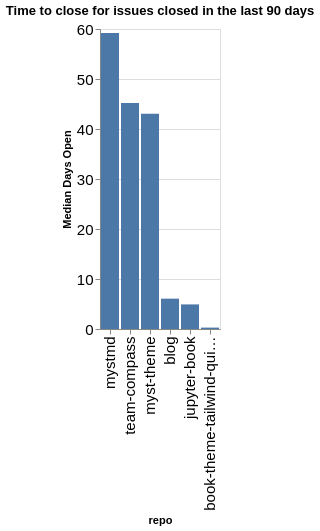

This figure's notebook cell:
### Code cell
time_open = closed.groupby(['org', 'repo']).agg({'time_open': 'median'}).reset_index()
time_open['time_open'] = time_open['time_open'] / (60 * 60 * 24)
time_open['org/repo'] = time_open.apply(lambda a: a['org'] + '/' + a['repo'], axis=1)
sorted_vals = time_open.sort_values(['org', 'time_open'], ascending=False)['repo'].values
alt.Chart(data=time_open, title=f"Time to close for issues closed in the last {n_days} days").mark_bar().encode(
    x=alt.X('repo', sort=alt.Sort(sorted_vals.tolist())),
    y=alt.Y('time_open', title="Median Days Open"),
)

### Figure 1 — Vega-Lite specification as saved in the notebook (floating-point values rounded to 4 significant figures)
{"config": {"axisLeft": {"labelFontSize": 15}, "axisBottom": {"labelFontSize": 15}}, "data": {"name": "data-2254ca8c30074370b64b1b131d104061"}, "mark": {"type": "bar"}, "encoding": {"x": {"field": "repo", "sort": ["mystmd", "team-compass", "myst-theme", "blog", "jupyter-book", "book-theme-tailwind-quickstart"], "type": "nominal"}, "y": {"field": "time_open", "title": "Median Days Open", "type": "quantitative"}}, "title": "Time to close for issues closed in the last 90 days", "$schema": "https://vega.github.io/schema/vega-lite/v5.20.1.json", "datasets": {"data-2254ca8c30074370b64b1b131d104061": [{"org": "jupyter-book", "repo": "blog", "time_open": 6.07, "org/repo": "jupyter-book/blog"}, {"org": "jupyter-book", "repo": "book-theme-tailwind-quickstart", "time_open": 0.2781, "org/repo": "jupyter-book/book-theme-tailwind-quickstart"}, {"org": "jupyter-book", "repo": "jupyter-book", "time_open": 4.917, "org/repo": "jupyter-book/jupyter-book"}, {"org": "jupyter-book", "repo": "myst-theme", "time_open": 43.05, "org/repo": "jupyter-book/myst-theme"}, {"org": "jupyter-book", "repo": "mystmd", "time_open": 59.21, "org/repo": "jupyter-book/mystmd"}, {"org": "jupyter-book", "repo": "team-compass", "time_open": 45.2, "org/repo": "jupyter-book/team-compass"}]}}
